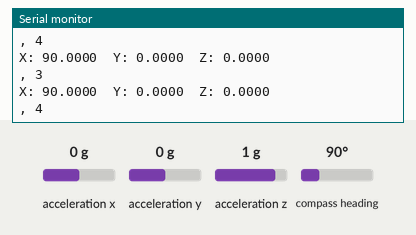
This sketch was run on a simulated Arduino Uno, built with avr-gcc and run on an emulated ATmega328P. Parts: the last lines printed to the serial monitor. The inputs (shaded band) are chosen by the test bench; at power-on: acceleration x 0 g, acceleration y 0 g, acceleration z 1 g, compass heading 90°.

Above: at 2.2 s.
2.3 s: acceleration x set to -1.4 g
At 3.1 s:
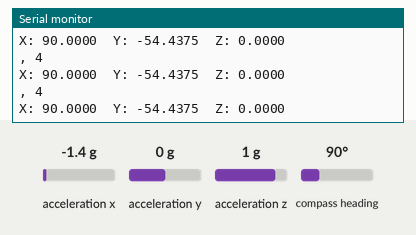
3.8 s: acceleration y set to -1.4 g
At 4.7 s:
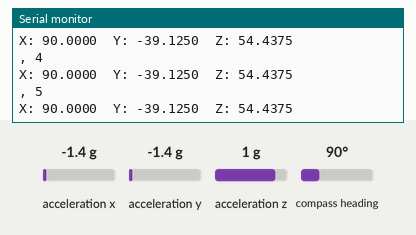
5.3 s: acceleration z set to -1.4 g
Timing chart, 0 to 5.9 s (numbered marks = the images above; inputs shaded):
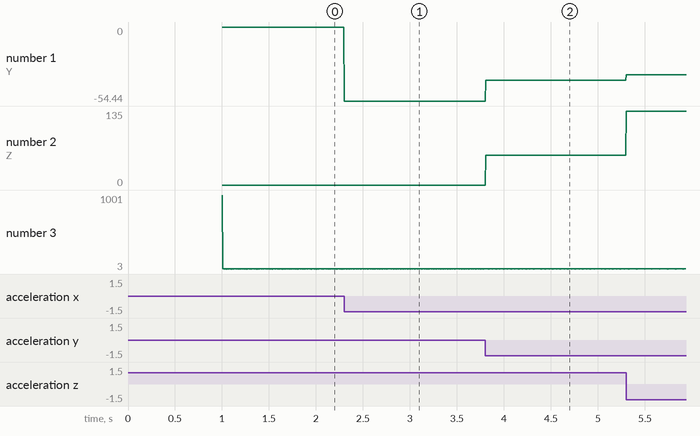

Measured:
- after the input at 2.3 s, the serial monitor: prints a new line at once (image 1)
- after the input at 3.8 s, the serial monitor: prints a new line at once (image 2)
- plotted number 1: 0 → -54.44 after the input at 2.3 s, -54.44 → -39.12 after the input at 3.8 s, -39.12 → -35.25 after the input at 5.3 s
- plotted number 2: 0 → 54.44 after the input at 3.8 s, 54.44 → 135 after the input at 5.3 s

The sketch:

BNO055_test_02.ino
```cpp
#include <Wire.h>
#include <Adafruit_Sensor.h>
#include <Adafruit_BNO055.h>
#include <utility/imumaths.h>


#define BNO055_SAMPLERATE_DELAY_MS (1);
Adafruit_BNO055 bno = Adafruit_BNO055(55);


// timing variables
long startTime = 0;
long endTime = 0;
int timingCycleCounter = 0;
int TIMED_CYCLES = 100;
long avgTime = 0;
long totalTime = 0;
float frequency = 0; // Hz


void setup(void)
{
  Serial.begin(115200);
  Serial.println("Orientation Sensor Test"); Serial.println("");

  /* Initialise the sensor */
  if(!bno.begin())
  {
    /* There was a problem detecting the BNO055 ... check your connections */
    Serial.print("Ooops, no BNO055 detected ... Check your wiring or I2C ADDR!");
    while(1);
  }

  delay(1000);

  bno.setExtCrystalUse(true);
}

long elapsedTime = 0;
long currentTime = 0;
long prevTime = 0;


void loop(void)
{
  /*if(timingCycleCounter == 0) { // first run
    startTime = micros();
    timingCycleCounter++;
  } else if(timingCycleCounter >= TIMED_CYCLES) { // finished test, report output and reset
    endTime = micros();
    totalTime = endTime - startTime;
    frequency = (float)TIMED_CYCLES / totalTime * 1000000;
    avgTime = totalTime / TIMED_CYCLES;
    Serial.print(TIMED_CYCLES);
    Serial.print(" cycles averaged ");
    Serial.print(avgTime);
    Serial.print(" microseconds per loop resulting in ");
    Serial.print(frequency);
    Serial.println(" Hz");
    timingCycleCounter = 0;
  } else { // middle of testing
    timingCycleCounter++;
  }

  /* Get a new sensor event */
  sensors_event_t event;
  bno.getEvent(&event);
  currentTime = millis();
  elapsedTime = currentTime - prevTime;
  prevTime = currentTime;

  /* Display the floating point data */
  Serial.print("X: ");
  Serial.print(event.orientation.x, 4);
  Serial.print("\tY: ");
  Serial.print(event.orientation.y, 4);
  Serial.print("\tZ: ");
  Serial.println(event.orientation.z, 4);
  Serial.print(", ");
  Serial.println(elapsedTime);
  //Serial.println("");

  //delay(100);
}
```
